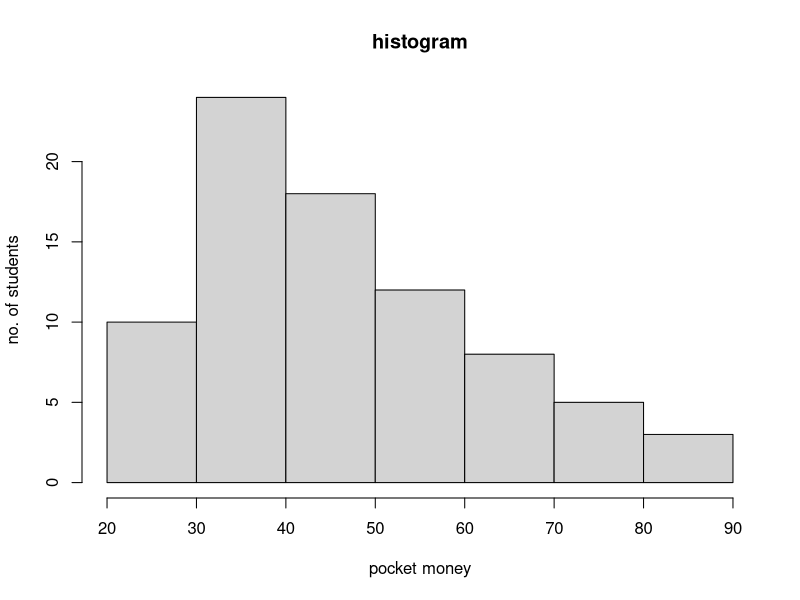
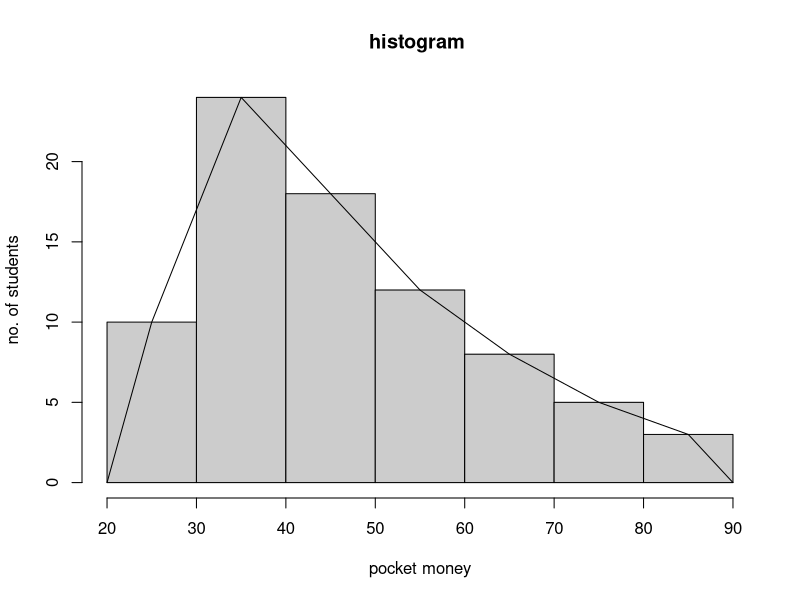

These charts were generated, in order, by the following R code:
midx = seq(25, 85, 10)
frequency = c(10, 24, 18, 12, 8, 5, 3)
x = rep(midx, frequency)
brk = seq(20, 90, 10)
hist(x, breaks = brk, main = "histogram", xlab = "pocket money", ylab = "no. of students")
temp = hist(x, xlab = "pocket money", ylab = "no. of students", main = "histogram ", col = gray(0.8))
lines(c(min(temp$breaks), temp$mids, max(temp$breaks)), mid = 2, c(0, temp$counts, 0), type = "l")
